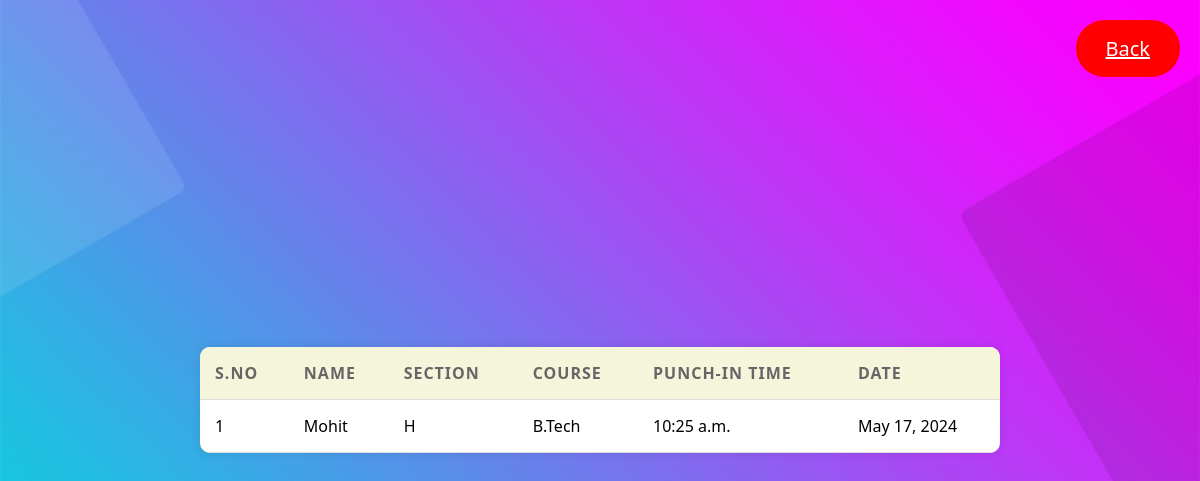
Before: /check-attendance/ with the older database file.
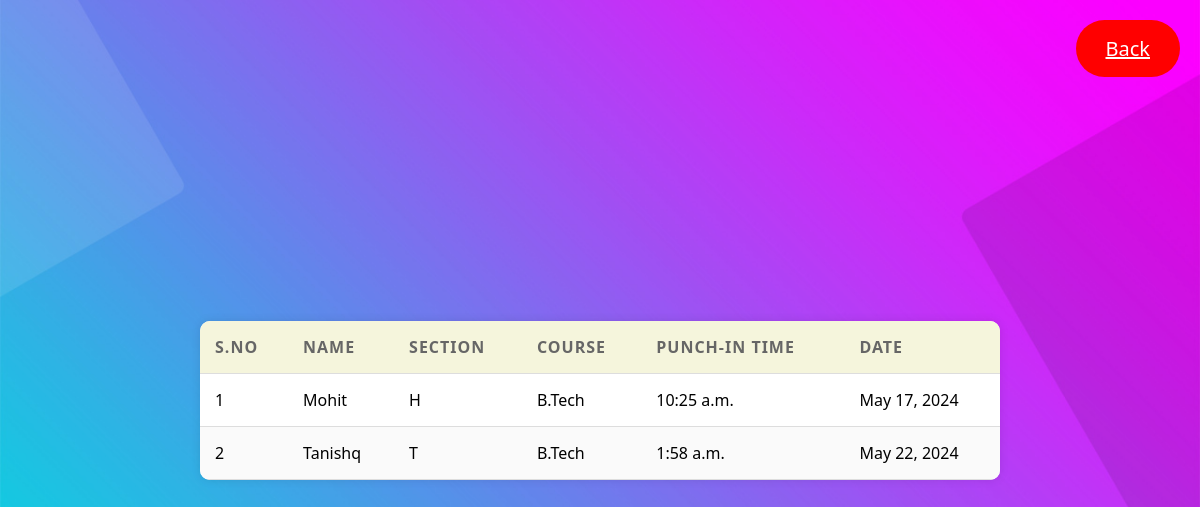
After: the same page with the newer database file.
### base/models.py (models this page shows, shortened)
class Course(models.Model):
    name = models.CharField(max_length=100, unique = True)

class Student(models.Model):
    name = models.CharField(max_length=100)
    section = models.CharField(max_length=100)
    course = models.ForeignKey(Course, on_delete = models.CASCADE)
    image = models.FileField(upload_to='student_images/', blank=True, null=True)

class Attendance(models.Model):
    date = models.DateField(auto_now_add=True)  # Automatically set on object creation
    time = models.TimeField(auto_now=True) # Automatically set on object creation
    student = models.ForeignKey(Student, on_delete=models.CASCADE, null=True, blank=True)  # Optional for Student

### base/views.py (the view)
# urls.py: path('check-attendance/', views.check_attendance, name='check-attendance'),
def check_attendance(request):
    attendance_records = Attendance.objects.all().order_by('-time')
    attendance_details = []
    for attendance in attendance_records:
        student = attendance.student
        student_name = student.name
        student_section = student.section
        student_course = student.course.name
        attendance_details.append({
            'date': attendance.date,
            'time': attendance.time,
            'student_name': student_name,
            'student_section': student_section,
            'student_course': student_course,
        })
    return render(request, 'check_attendance.html', {'attendance_details': attendance_details})

### base/templates/check_attendance.html (shortened to what this page needs)
{% load static %}
<!DOCTYPE html>
<html lang="en">
<head>
    <link rel="stylesheet" href="{% static 'css/table.css' %}">
</head>
<body>
    <a class="logout-button" href="{% url 'admin-home' %}">Back</a>
    <div class="container">
        <table>
            <thead>
                <tr>
                    <th>S.No</th>
                    <th>Name</th>
                    <th>Section</th>
                    <th>Course</th>
                    <th>Punch-in Time</th>
                    <th>Date</th>
                </tr>
            </thead>
            <tbody>
                {% for attendance in attendance_details %}
                <tr>
                    <td scope="row">{{ forloop.counter }}</td>
                    <td>{{ attendance.student_name }}</td>
                    <td>{{ attendance.student_section }}</td>
                    <td>{{ attendance.student_course }}</td>
                    <td>{{ attendance.time }}</td>
                    <td>{{ attendance.date }}</td>
                </tr>
                {% endfor %}
            </tbody>
        </table>
    </div>
</body>
</html>

Changed rows visible on the page:
added Student: student_name "Tanishq"
added Attendance: time "1:58 a.m.", date "May 22, 2024"
Other visible differences:
new list line: "2 T"
new list line: "B.Tech"
